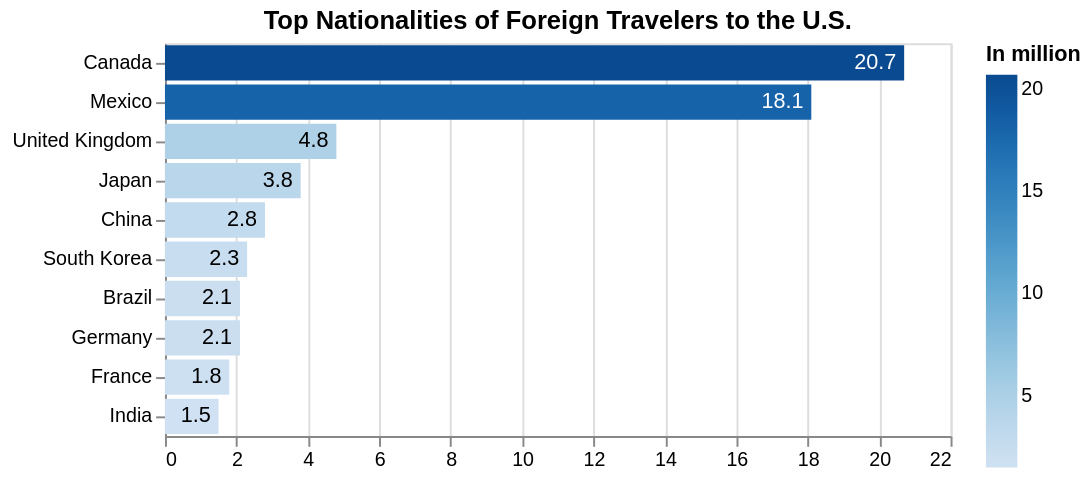

Here is the Vega-Lite specification saved for this chart:
### Vega-Lite specification from a JSON file in a GitHub repository (floating-point values rounded to 4 significant figures)
{"$schema": "https://vega.github.io/schema/vega-lite/v5.json", "title": {"text": "Top Nationalities of Foreign Travelers to the U.S."}, "width": 400, "data": {"values": [{"name": "Canada", "count": 20.7}, {"name": "Mexico", "count": 18.1}, {"name": "United Kingdom", "count": 4.8}, {"name": "Japan", "count": 3.8}, {"name": "China ", "count": 2.8}, {"name": "South Korea", "count": 2.3}, {"name": "Brazil", "count": 2.1}, {"name": "Germany", "count": 2.1}, {"name": "France", "count": 1.8}, {"name": "India", "count": 1.5}]}, "encoding": {"y": {"field": "name", "type": "nominal", "sort": "-x", "title": null}, "x": {"field": "count", "type": "quantitative", "title": null}}, "layer": [{"mark": "bar", "encoding": {"color": {"field": "count", "type": "quantitative", "title": "In million"}}}, {"mark": {"type": "text", "align": "right", "xOffset": -4, "aria": false}, "encoding": {"text": {"field": "count", "type": "quantitative"}, "color": {"condition": {"test": {"field": "count", "gt": 15}, "value": "white"}, "value": "black"}}}]}
